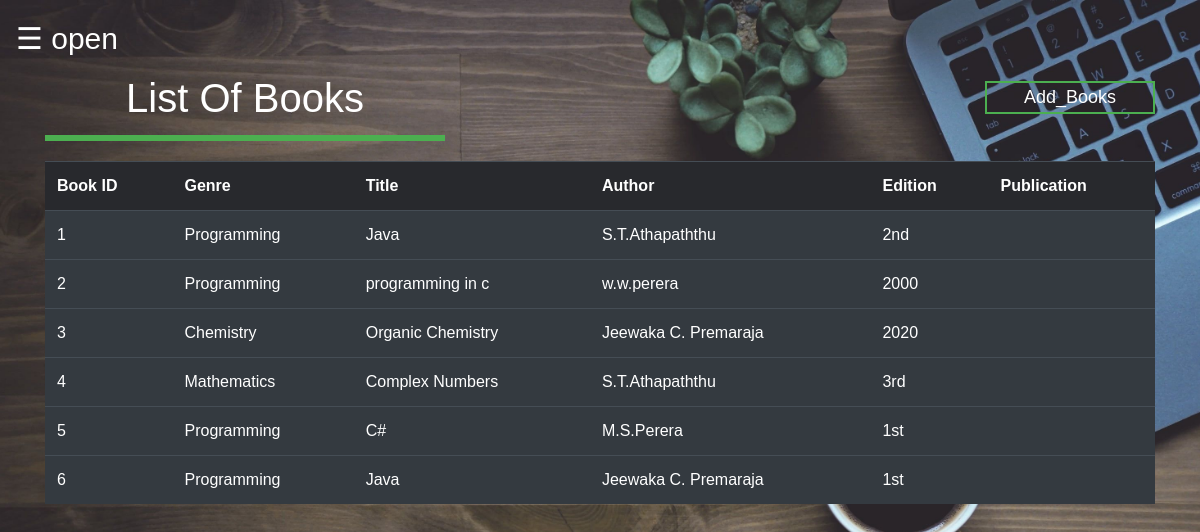
/newProject/admin_books.php, run on the app's committed database.
### tables this page shows
CREATE TABLE `book_detail` (
  `book_id` int(100) NOT NULL,
  `genre` varchar(30) NOT NULL,
  `title` varchar(40) NOT NULL,
  `author` varchar(30) NOT NULL,
  `edition` varchar(30) NOT NULL,
  `status` varchar(30) NOT NULL,
  `quantity` int(30) NOT NULL
);

### newProject/admin_books.php (the view, shortened to what this page needs)
<!DOCTYPE html>
<html>
<head>
	<link rel="stylesheet" href="https://stackpath.bootstrapcdn.com/bootstrap/4.3.1/css/bootstrap.min.css">
	<link rel="stylesheet" type="text/css" href="theme.css">
</head>
<body>
<?php
$dbcon=parse_ini_file("dbconfig.ini");
$server=$dbcon['server'];
$user=$dbcon['user'];
$pw=$dbcon['dbpass'];
$db=$dbcon['dbase'];
$conn=mysqli_connect($server,$user,$pw,$db);
?>
<div id="main">
  <span style="color:#fff; font-size:30px;cursor:pointer" onclick="openNav()">&#9776; open</span>
<div class="container">
  <form action="" method="post">
      <button class="btn1" style="margin-top: 20px; float: right; width: 170px;" name="submit">Add_Books</button>
    </form>
<h1 align="center" style="color: #fff; border-bottom: 6px solid #4caf50; margin-bottom: 20px;  padding: 13px 0; width: 400px; ">List Of Books</h1>
          <?php
$res=mysqli_query($conn,"SELECT * FROM book_detail ORDER BY book_id;");
 echo "<table class='table table-dark table-hover'>";
 echo "<tr style='background-color:#28292d;'>";
 echo "<th>"; echo "Book ID"; echo "</th>";
 echo "<th>"; echo "Genre"; echo "</th>";
 echo "<th>"; echo "Title"; echo "</th>";
 echo "<th>"; echo "Author"; echo "</th>";
 echo "<th>"; echo "Edition"; echo "</th>";
 echo "<th>"; echo "Publication"; echo "</th>";
 echo " </tr>";
 while ($row=mysqli_fetch_assoc($res))
  {
 echo "<tr>";
 echo "<td>"; echo $row['book_id']; echo "</td>";
 echo "<td>"; echo $row['genre']; echo "</td>";
 echo "<td>"; echo $row['title']; echo "</td>";
 echo "<td>"; echo $row['author']; echo "</td>";
 echo "<td>"; echo $row['edition']; echo "</td>";
 echo "<td>"; echo $row['publication']; echo "</td>";
 echo " </tr>";
 }
 echo " </table>";
?>
</div>
</body>
</html>

### newProject/theme.css (style rules this page uses)
body { background-image: url("background.jpg"); background-repeat: no-repeat; background-position: center ; background-attachment: fixed; background-size: cover; }
body { margin: 0; font-family: Arial, Helvetica, sans-serif; }
::placeholder { color: #fff; }

### newProject/admin_books.php (style rules this page uses)
#main { transition: margin-left .5s; padding: 16px; }
.btn1 { width: 10%; background: none; border: 2px solid #4caf50; color: #fff; padding-left: 10px; padding-right: 10px; font-size:18px; cursor: pointer; }

### data on the page
book_detail: book_id "1", genre "Programming", title "Java", author "S.T.Athapaththu", edition "2nd"
book_detail: book_id "2", genre "Programming", title "programming in c", author "w.w.perera", edition "2000"
book_detail: book_id "3", genre "Chemistry", title "Organic Chemistry", author "Jeewaka C. Premaraja", edition "2020"
book_detail: book_id "4", genre "Mathematics", title "Complex Numbers", author "S.T.Athapaththu", edition "3rd"
book_detail: book_id "5", genre "Programming", title "C#", author "M.S.Perera", edition "1st"
book_detail: book_id "6", genre "Programming", title "Java", author "Jeewaka C. Premaraja", edition "1st"
